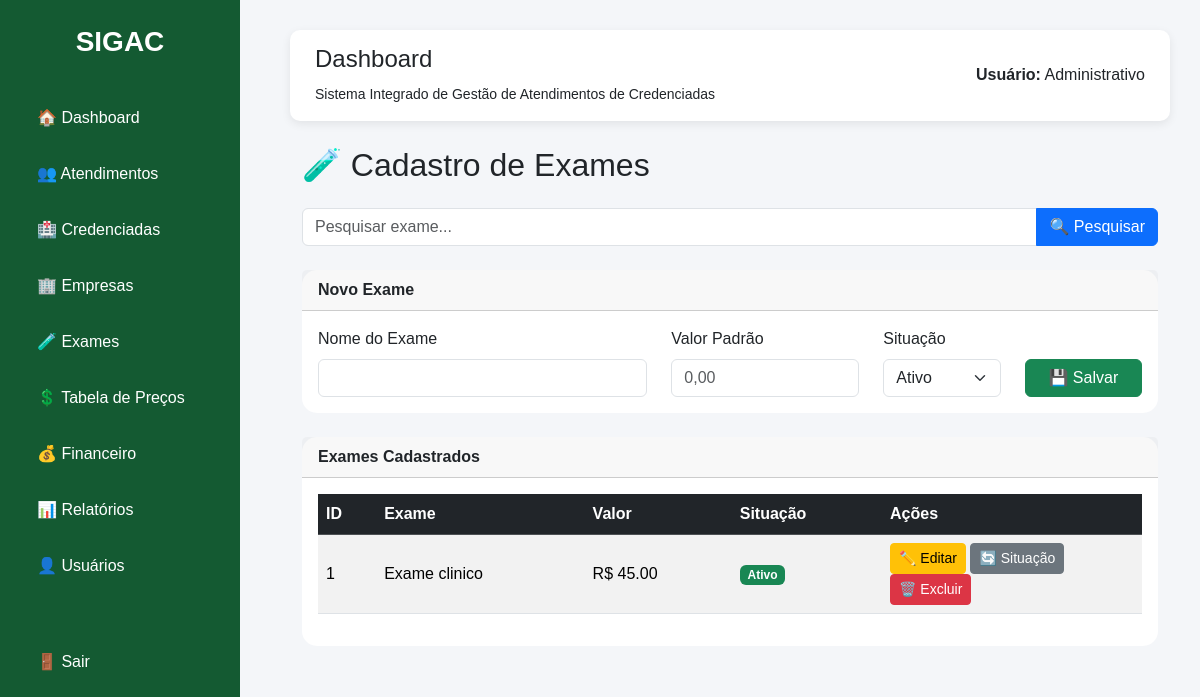
The page /exames on the database its author committed.
### tables this page shows
CREATE TABLE exames(

        id INTEGER PRIMARY KEY AUTOINCREMENT,

        nome TEXT NOT NULL,

        valor REAL,

        situacao TEXT NOT NULL DEFAULT 'Ativo'

    );

### routes/exames.py (the view, shortened to what this page needs)
    @app.route("/exames", methods=["GET", "POST"])
    def exames():
        conexao = conectar()
        cursor = conexao.cursor()
        pesquisa = request.args.get("pesquisa", "")
        if pesquisa:
            cursor.execute("""
                SELECT *
                FROM exames
                WHERE nome LIKE ?
                ORDER BY nome
            """, (f"%{pesquisa}%",))
        else:
            cursor.execute("""
                SELECT *
                FROM exames
                ORDER BY nome
            """)
        lista = cursor.fetchall()
        conexao.close()
        return render_template(
            "exames.html",
            exames=lista,
            pesquisa=pesquisa
        )

### database/database.py (called while the page is built)
def conectar():
    conexao = sqlite3.connect("sigac.db")
    conexao.row_factory = sqlite3.Row
    return conexao

### templates/exames.html (shortened to what this page needs)
{% extends "base.html" %}
{% block conteudo %}
<div class="container-fluid">
    <h2 class="mb-4">
        🧪 Cadastro de Exames
    </h2>
    <form method="GET" class="mb-4">
        <div class="input-group">
            <input
                type="text"
                name="pesquisa"
                class="form-control"
                placeholder="Pesquisar exame..."
                value="{{ pesquisa }}">
            <button class="btn btn-primary">
                🔍 Pesquisar
            </button>
        </div>
    </form>
    <div class="card mb-4">
        <div class="card-header">
            <strong>Novo Exame</strong>
        </div>
        <div class="card-body">
            <form method="POST">
                <div class="row">
                    <div class="col-md-5">
                        <label class="form-label">
                            Nome do Exame
                        </label>
                        <input
                            type="text"
                            name="nome"
                            class="form-control"
                            required>
                    </div>
                    <div class="col-md-3">
                        <label class="form-label">
                            Valor Padrão
                        </label>
                        <input
                              type="text"
                              id="valor"
                              name="valor"
                              class="form-control"
                              value=""
                              placeholder="0,00">
                    </div>
                    <div class="col-md-2">
                        <label class="form-label">
                            Situação
                        </label>
                        <select
                            name="situacao"
                            class="form-select">
                            <option value="Ativo">
                                Ativo
                            </option>
                        </select>
                    </div>
                    <div class="col-md-2 d-grid">
                        <label class="form-label">
                        </label>
                        <button class="btn btn-success">
                            💾 Salvar
                        </button>
                    </div>
                </div>
            </form>
        </div>
    </div>
    <div class="card">
        <div class="card-header">
            <strong>Exames Cadastrados</strong>
        </div>
        <div class="card-body">
            <table class="table table-hover table-striped align-middle">
                <thead class="table-dark">
                    <tr>
                        <th>ID</th>
                        <th>Exame</th>
                        <th>Valor</th>
                        <th>Situação</th>
                        <th width="260">
                            Ações
                        </th>
                    </tr>
                </thead>
                <tbody>
                    {% for exame in exames %}
                    <tr>
                        <td>
                            {{ exame.id }}
                        </td>
                        <td>
                            {{ exame.nome }}
                        </td>
                        <td>
                            {% if exame.valor %}
                                R$ {{ "%.2f"|format(exame.valor) }}
                            {% else %}
                                <span class="text-secondary">
                                    Não informado
                                </span>
                            {% endif %}
                        </td>
                        <td>
                            {% if exame.situacao == "Ativo" %}
                                <span class="badge bg-success">
                                    Ativo
                                </span>
                            {% else %}
                                <span class="badge bg-danger">
                                    Inativo
                                </span>
                            {% endif %}
                        </td>
                        <td>
                            <a
                                href="/editar_exame/{{ exame.id }}"
                                class="btn btn-warning btn-sm">
                                ✏️ Editar
                            </a>
                            <a
                                href="/alterar_situacao_exame/{{ exame.id }}"
                                class="btn btn-secondary btn-sm">
                                🔄 Situação
                            </a>
                            <a
                                href="/excluir_exame/{{ exame.id }}"
                                class="btn btn-danger btn-sm"
                                onclick="return confirm('Deseja realmente excluir este exame?')">
                                🗑️ Excluir
                            </a>
                        </td>
                    </tr>
                    {% endfor %}
                </tbody>
            </table>
        </div>
    </div>
</div>
{% endblock %}

### templates/base.html (style rules this page uses)
body { background:#f4f6f9; font-family:Arial, Helvetica, sans-serif; }
.card { border:none; border-radius:15px; }

### rows shown on the page
exames: id "1", nome "Exame clinico", valor "45.00", situacao "Ativo"
